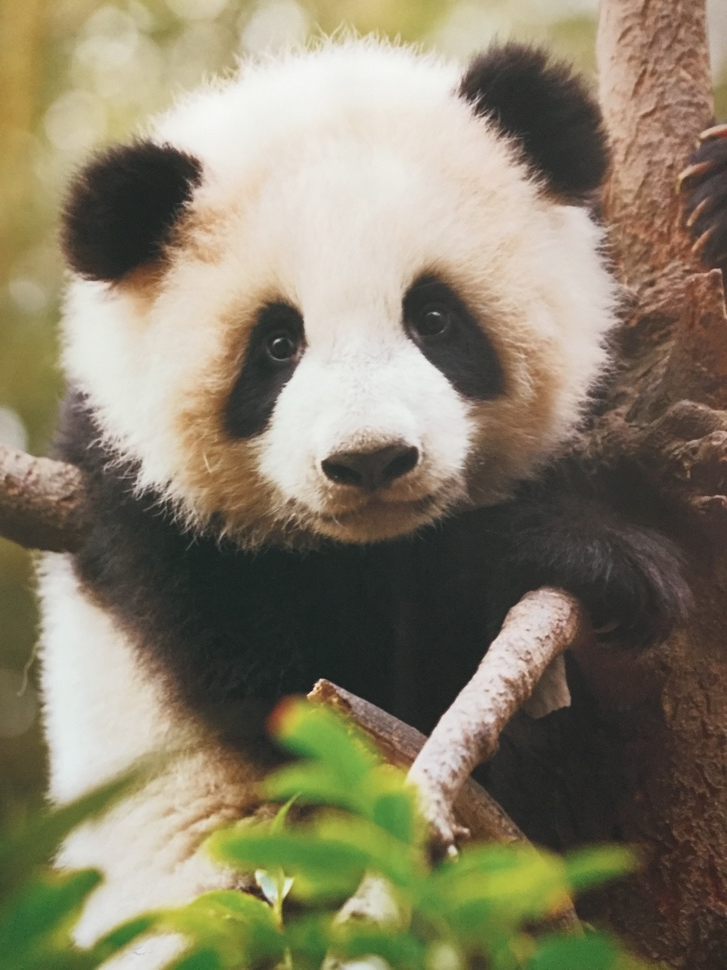
#> input picture backend/uploads/250625_162043.jpg, 727 x 970 px, shrunk from 2448 x 3264 before the run; its folder holds 5 pictures in this run
$ python local_ai_generator.py
#> lines starting #> are read from the running program, lines starting #| are printed output that depends on the picture; after the words box and inside, x2 and y2 are one past the last pixel; in counts of white or black regions, pixels touching at a corner belong together
import cv2
import numpy as np
from PIL import Image, ImageEnhance, ImageFilter, ImageOps
from sklearn.cluster import KMeans
import logging
import time
from typing import Dict, List, Tuple, Optional

class LocalAIGenerator:
    """
    本地AI增强专业识别图生成器
    使用本地图像处理算法模拟AI分析能力，无需外部API
    """

    def __init__(self):
        self.logger = logging.getLogger(__name__)

    def analyze_image_intelligently(self, image_path: str) -> Dict:
        """
        智能分析图像内容，模拟AI分析能力
        """
#> called with image_path = 'uploads/250625_162043.jpg'
        try:
            # 读取图像
            image = cv2.imread(image_path)
#> image is the input picture: shape (970, 727, 3); mean B, G, R 105.4, 127.8, 135.3
            if image is None:
                raise ValueError(f"无法读取图像: {image_path}")

            # 1. 对象识别分析
            objects = self._detect_objects(image)

            # 2. 颜色分析
            color_analysis = self._analyze_colors(image)

            # 3. 区域分析
            enhancement_areas = self._identify_enhancement_areas(image)

            # 4. 风格特征分析
            style_features = self._analyze_style_features(image)

            # 5. 生成处理参数
            processing_params = self._generate_processing_params(
                objects, color_analysis, enhancement_areas, style_features
            )

            analysis = {
                "objects": objects,
                "current_colors": color_analysis,
                "enhancement_areas": enhancement_areas,
                "target_style": style_features,
                "processing_params": processing_params
            }

            self.logger.info(f"智能分析完成: {analysis}")
            return analysis

        except Exception as e:
            self.logger.error(f"智能分析失败: {str(e)}")
            return self._get_default_analysis()

    def _detect_objects(self, image: np.ndarray) -> List[str]:
        """检测图像中的主要对象"""
        objects = []

        # 转换为灰度图
        gray = cv2.cvtColor(image, cv2.COLOR_BGR2GRAY)

        # 检测熊猫特征
        if self._detect_panda_features(image):
            objects.append("panda")

        # 检测花朵特征
        if self._detect_flower_features(image):
            objects.append("flowers")

        # 检测叶子特征
        if self._detect_leaf_features(image):
            objects.append("leaves")

        # 如果没有检测到特定对象，添加通用对象
        if not objects:
            objects.append("general_object")

        return objects

    def _detect_panda_features(self, image: np.ndarray) -> bool:
        """检测熊猫特征"""
        try:
            # 转换为HSV色彩空间
            hsv = cv2.cvtColor(image, cv2.COLOR_BGR2HSV)
#> hsv: shape (970, 727, 3); mean H, S, V 26.5, 64.1, 138.3

            # 检测黑色区域（熊猫的眼睛、耳朵、身体）
            black_mask = cv2.inRange(hsv, (0, 0, 0), (180, 255, 50))
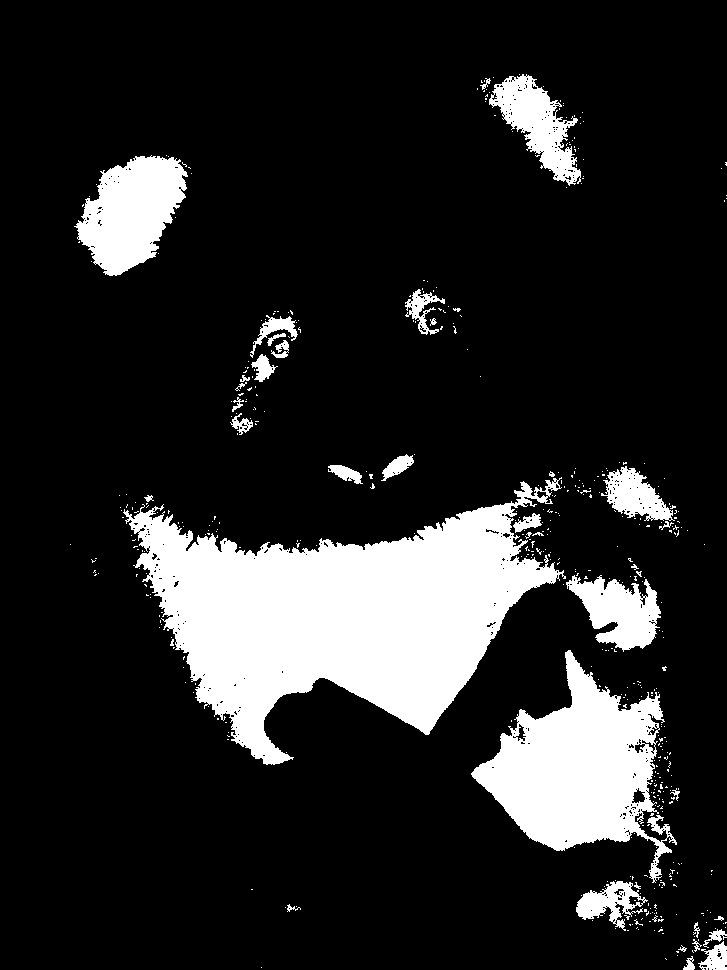
#> black_mask: shape (970, 727); 15.3% white; 491 white regions (453 under 20 px), largest, box (x1, y1, x2, y2) and area: (123, 477, 566, 765) 59854, (471, 650, 677, 883) 21717, (74, 155, 188, 276) 8557

            # 检测白色区域（熊猫的面部、身体）
            white_mask = cv2.inRange(hsv, (0, 0, 200), (180, 30, 255))
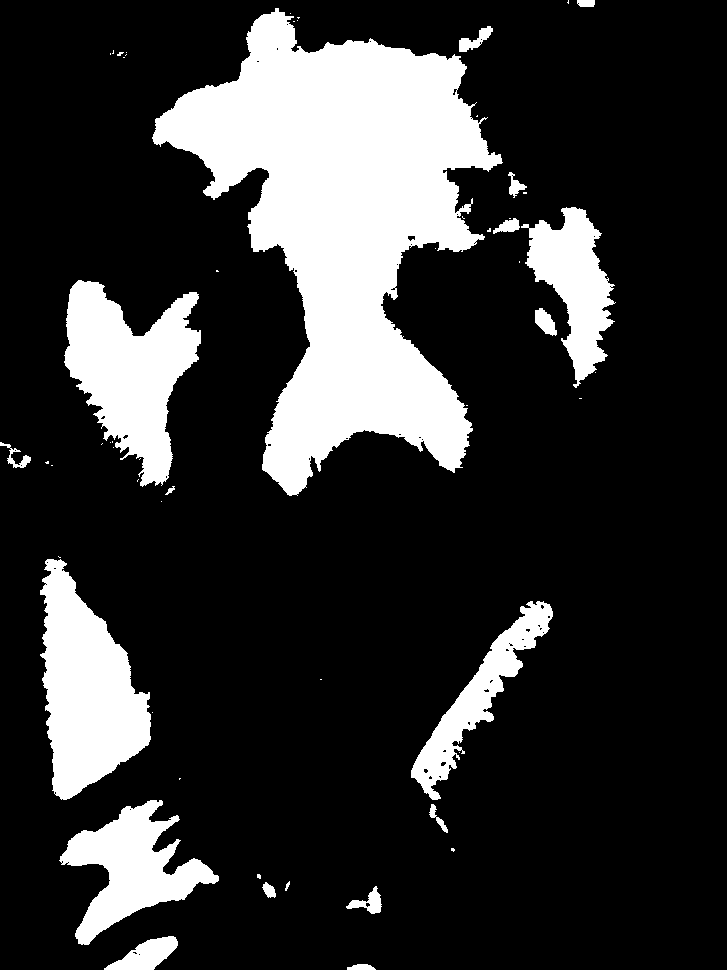
#> white_mask: shape (970, 727); 19.9% white; 57 white regions (38 under 20 px), largest, box (x1, y1, x2, y2) and area: (152, 8, 503, 496) 80399, (40, 559, 151, 800) 16033, (64, 280, 201, 487) 15469

            # 计算黑白区域比例
            total_pixels = image.shape[0] * image.shape[1]
            black_ratio = np.sum(black_mask > 0) / total_pixels
#> black_ratio = 0.153
            white_ratio = np.sum(white_mask > 0) / total_pixels
#> white_ratio = 0.199

            # 熊猫特征：黑白区域比例适中
            return 0.1 < black_ratio < 0.4 and 0.2 < white_ratio < 0.6

        except Exception as e:
            self.logger.warning(f"熊猫特征检测失败: {str(e)}")
            return False

    def _detect_flower_features(self, image: np.ndarray) -> bool:
        """检测花朵特征"""
        try:
            # 转换为HSV色彩空间
            hsv = cv2.cvtColor(image, cv2.COLOR_BGR2HSV)

            # 检测红色/粉色区域（花朵）
            red_mask1 = cv2.inRange(hsv, (0, 100, 100), (10, 255, 255))
#> red_mask1: shape (970, 727); 1.4% white; 323 white regions (274 under 20 px), largest, box (x1, y1, x2, y2) and area: (644, 273, 727, 350) 3063, (631, 180, 711, 281) 2545, (675, 48, 703, 81) 341
            red_mask2 = cv2.inRange(hsv, (170, 100, 100), (180, 255, 255))
#> red_mask2: shape (970, 727); every value is 0
            red_mask = cv2.bitwise_or(red_mask1, red_mask2)

            # 检测黄色区域（花朵中心）
            yellow_mask = cv2.inRange(hsv, (20, 100, 100), (30, 255, 255))
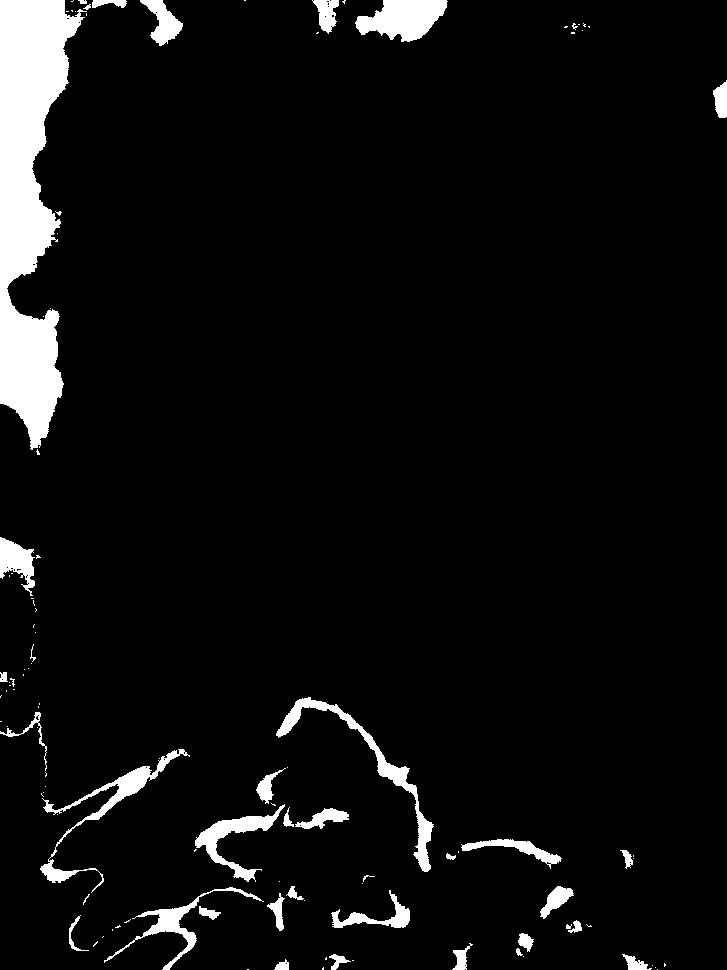
#> yellow_mask: shape (970, 727); 5.8% white; 111 white regions (74 under 20 px), largest, box (x1, y1, x2, y2) and area: (0, 0, 87, 450) 21398, (355, 0, 448, 42) 2541, (276, 697, 434, 872) 2491

            # 计算花朵区域比例
            total_pixels = image.shape[0] * image.shape[1]
            flower_ratio = (np.sum(red_mask > 0) + np.sum(yellow_mask > 0)) / total_pixels
#> flower_ratio = 0.0716

            return flower_ratio > 0.05

        except Exception as e:
            self.logger.warning(f"花朵特征检测失败: {str(e)}")
            return False

    def _detect_leaf_features(self, image: np.ndarray) -> bool:
        """检测叶子特征"""
        try:
            # 转换为HSV色彩空间
            hsv = cv2.cvtColor(image, cv2.COLOR_BGR2HSV)

            # 检测绿色区域（叶子）
            green_mask = cv2.inRange(hsv, (35, 50, 50), (85, 255, 255))
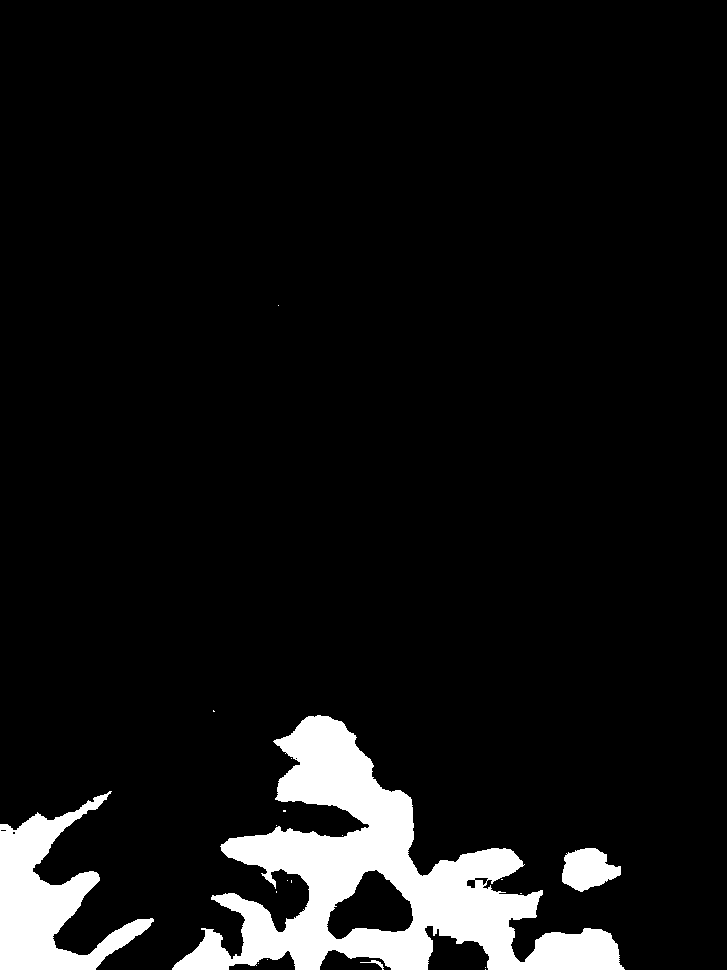
#> green_mask: shape (970, 727); 7.5% white; 19 white regions (15 under 20 px), largest, box (x1, y1, x2, y2) and area: (172, 715, 625, 970) 39950, (0, 791, 154, 970) 11387, (562, 848, 621, 892) 1758, (360, 960, 384, 970) 57

            # 计算叶子区域比例
            total_pixels = image.shape[0] * image.shape[1]
            leaf_ratio = np.sum(green_mask > 0) / total_pixels
#> leaf_ratio = 0.0754
#> in analyze_image_intelligently, `objects = self._detect_objects(image)`: objects = ['flowers']

            return leaf_ratio > 0.1

        except Exception as e:
            self.logger.warning(f"叶子特征检测失败: {str(e)}")
            return False

    def _analyze_colors(self, image: np.ndarray) -> Dict:
        """分析当前颜色特征"""
        try:
            # 转换为HSV色彩空间
            hsv = cv2.cvtColor(image, cv2.COLOR_BGR2HSV)

            # 计算饱和度统计
            saturation = hsv[:, :, 1]
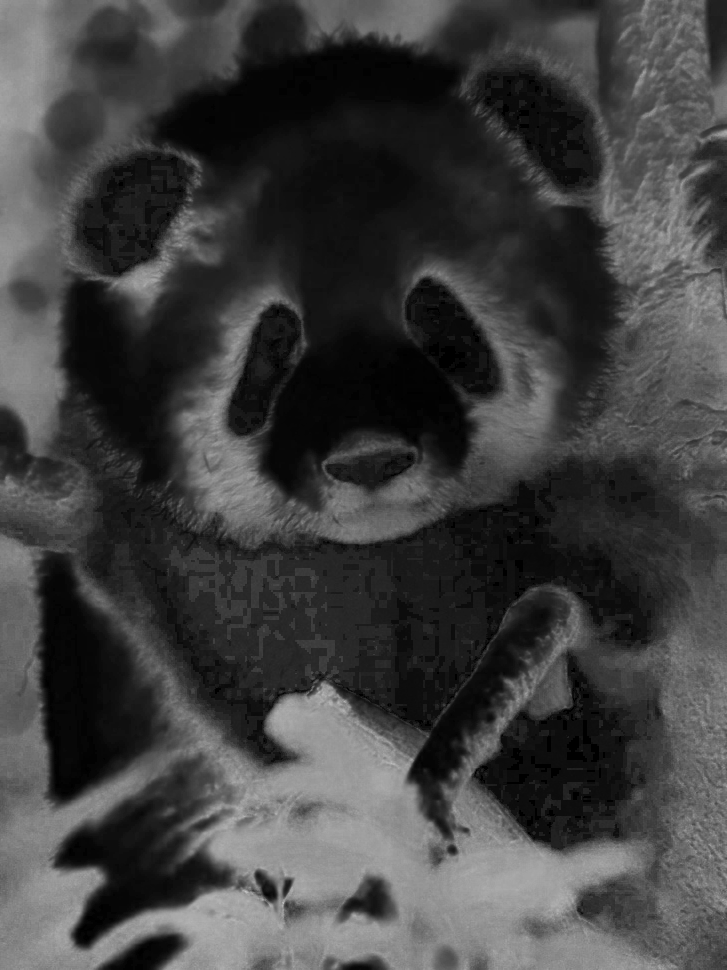
#> saturation: shape (970, 727); min 0, max 198, mean 64.1
            avg_saturation = np.mean(saturation)
#> avg_saturation = 64.12

            # 计算对比度
            gray = cv2.cvtColor(image, cv2.COLOR_BGR2GRAY)
            contrast = np.std(gray)
#> contrast = 68.65
#> (the rest of the program and of its run is left out)
